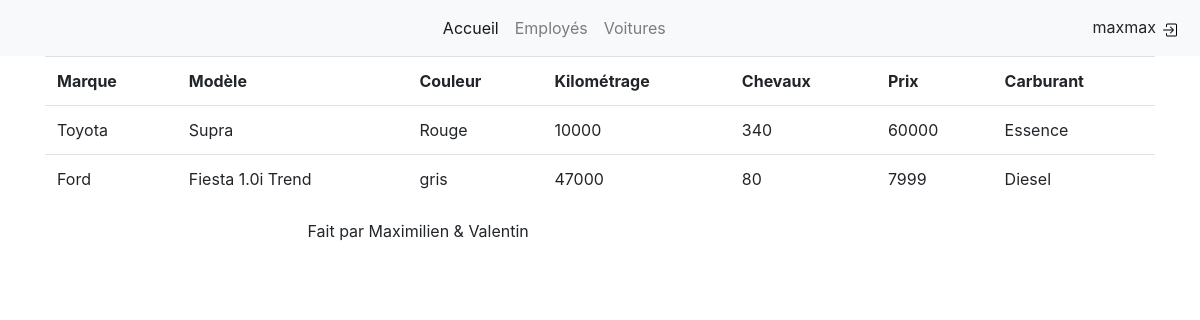
The page /CONTROL/cars.php (signed in) on the database its author committed.
### tables this page shows
CREATE TABLE `cars` (
  `cars_ID` int(11) NOT NULL,
  `brands_ID` int(11) NOT NULL,
  `model` varchar(255) NOT NULL,
  `color` varchar(255) NOT NULL,
  `kilometer` int(11) NOT NULL,
  `horsepower` int(11) NOT NULL,
  `unitprice` decimal(10,0) NOT NULL,
  `isActive` tinyint(1) NOT NULL,
  `fuel` enum('Essence','Diesel','Hybrid','Plug-in hybrid','Gaz','Electrique') NOT NULL
);

CREATE TABLE `brands` (
  `brands_ID` int(11) NOT NULL,
  `name` varchar(255) NOT NULL
);

### CONTROL/cars.php (called while the page is built, shortened)
<?php
require('../VIEW/header.php');
$cars = model::load("cars");
$cars->readDB('b.name, c.model, c.color, c.kilometer, c.horsepower, c.unitprice, c.fuel','', 'brands b on b.brands_ID = c.brands_ID');
require('../VIEW/cars.php');
require('../VIEW/footer.php');
?>

### MODEL/model.php (called while the page is built, shortened)
<?php
class model
{
    protected $stmt;
    protected $table = '';
    public function __construct()
    {
        try {
            $dns = 'mysql:host=localhost;dbname=vente_voiture';
            $userDB = 'root';
            $passwd = '';
            $this->stmt = new PDO($dns, $userDB, $passwd);
        }catch(PDOException $e){
            die('Erreur : '. $e->getMessage());
        }
    }
    public function readDB($fields = NULL, $where ='', $innerJoin = ''){
        if($where !=''){
            if($innerJoin !=''){
                $sql = 'SELECT '.$fields. ' FROM '.$this->table.' INNER JOIN '. $innerJoin.' WHERE '. $where;
            }else{
                $sql = 'SELECT '.$fields. ' FROM '.$this->table.' WHERE '. $where;
            }
        }else{
            if($innerJoin !=''){
                $sql = 'SELECT '.$fields. ' FROM '.$this->table.' INNER JOIN '. $innerJoin;
            }else{
                $sql = 'SELECT '.$fields. ' FROM '.$this->table;
            }
        }
        try {
            $select = $this->stmt->query($sql);
            $select->setFetchMode(PDO::FETCH_OBJ);
            $this->data = $select->fetchAll();
        }catch(Exception $e){
            echo 'Une erreur est survenue lors de la récupération des données';
        }
    }
    static function load($nom){
        return new $nom();
    }
}

### VIEW/cars.php (the view, shortened to what this page needs)
<div class="container">
    <table class="table table-hover">
        <th scope="col">Marque</th>
        <th scope="col">Modèle</th>
        <th scope="col">Couleur</th>
        <th scope="col">Kilométrage</th>
        <th scope="col">Chevaux</th>
        <th scope="col">Prix</th>
        <th scope="col">Carburant</th>
        <?php
       foreach ($cars->data as $k)
       {
           echo '<tr>';
           echo '<td>'.$k->name.'</td>';
           echo '<td>'.$k->model.'</td>';
           echo '<td>'.$k->color.'</td>';
           echo '<td>'.$k->kilometer.'</td>';
           echo '<td>'.$k->horsepower.'</td>';
           echo '<td>'.$k->unitprice.'</td>';
           echo '<td>'.$k->fuel.'</td>';
           echo '</tr>';
       }
        ?>
    </table>
</div>

### rows shown on the page
cars: brands_ID.name "Toyota", model "Supra", color "Rouge", kilometer "10000", horsepower "340", unitprice "60000", fuel "Essence"
cars: brands_ID.name "Ford", model "Fiesta 1.0i Trend", color "gris", kilometer "47000", horsepower "80", unitprice "7999", fuel "Diesel"

### other values the page prints
$_SESSION['pseudoLog'] "maxmax"
